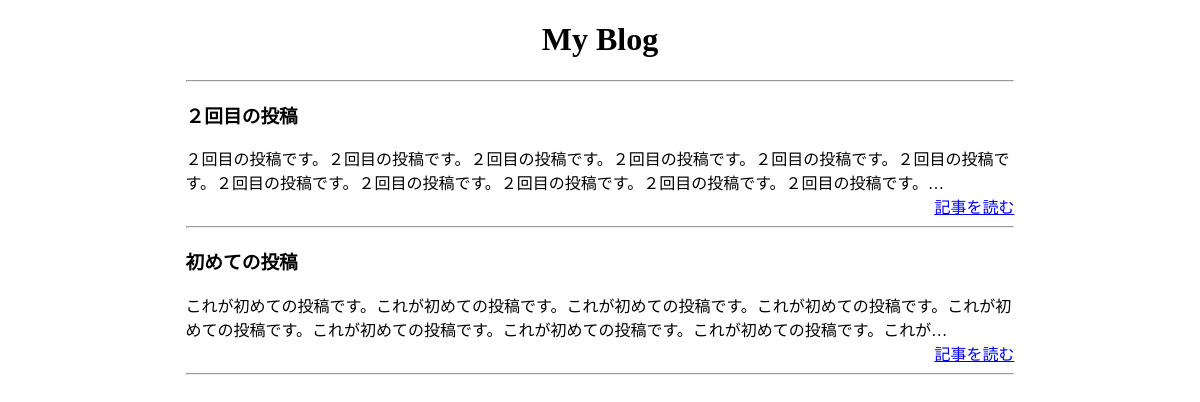
Before: / with the older database file.
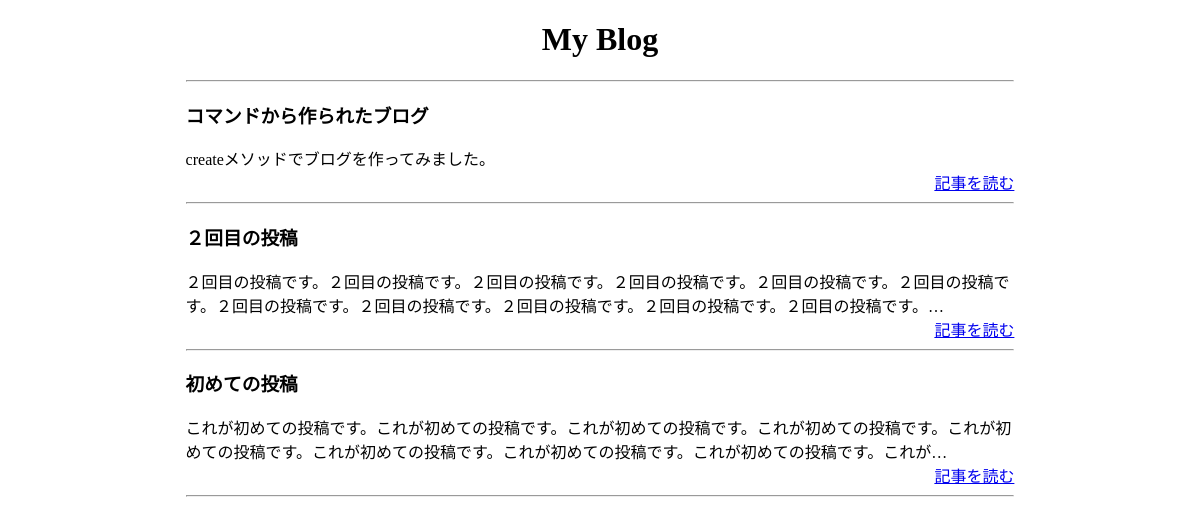
After: the same page with the newer database file.
### blogs/models.py (models this page shows, shortened)
class Blog(models.Model):
    title = models.CharField(blank=False, null=False, max_length=150)
    text = models.TextField(blank=True)
    created_detetime = models.DateTimeField(auto_now_add=True)
    updated_datetime = models.DateTimeField(auto_now=True)

### blogs/views.py (the view)
# urls.py: path('', views.index, name='index'),
def index(request):
    blogs = Blog.objects.order_by('-created_detetime')
    return render(request, 'blogs/index.html', {'blogs': blogs})

### blogs/templates/blogs/index.html (shortened to what this page needs)
<!DOCTYPE html>
<html>
<head>
</head>
<body>
  <h1 style="text-align: center;">My Blog</h1>
  <div style="width: 70%;margin: 0px auto;">
    <hr />
    {% for blog in blogs %}
    <div>
      <h3>{{ blog.title }}</h3>
      <div>{{ blog.text | truncatechars:100 }}</div>
      <div style="text-align: right;">
        <a href="{% url 'blogs:detail' blog_id=blog.id %}">記事を読む</a>
      </div>
    </div>
    <hr />
    {% endfor %}
  </div>
</body>
</html>

Changed rows visible on the page:
added Blog: title "コマンドから作られたブログ", text "createメソッドでブログを作ってみました。"
